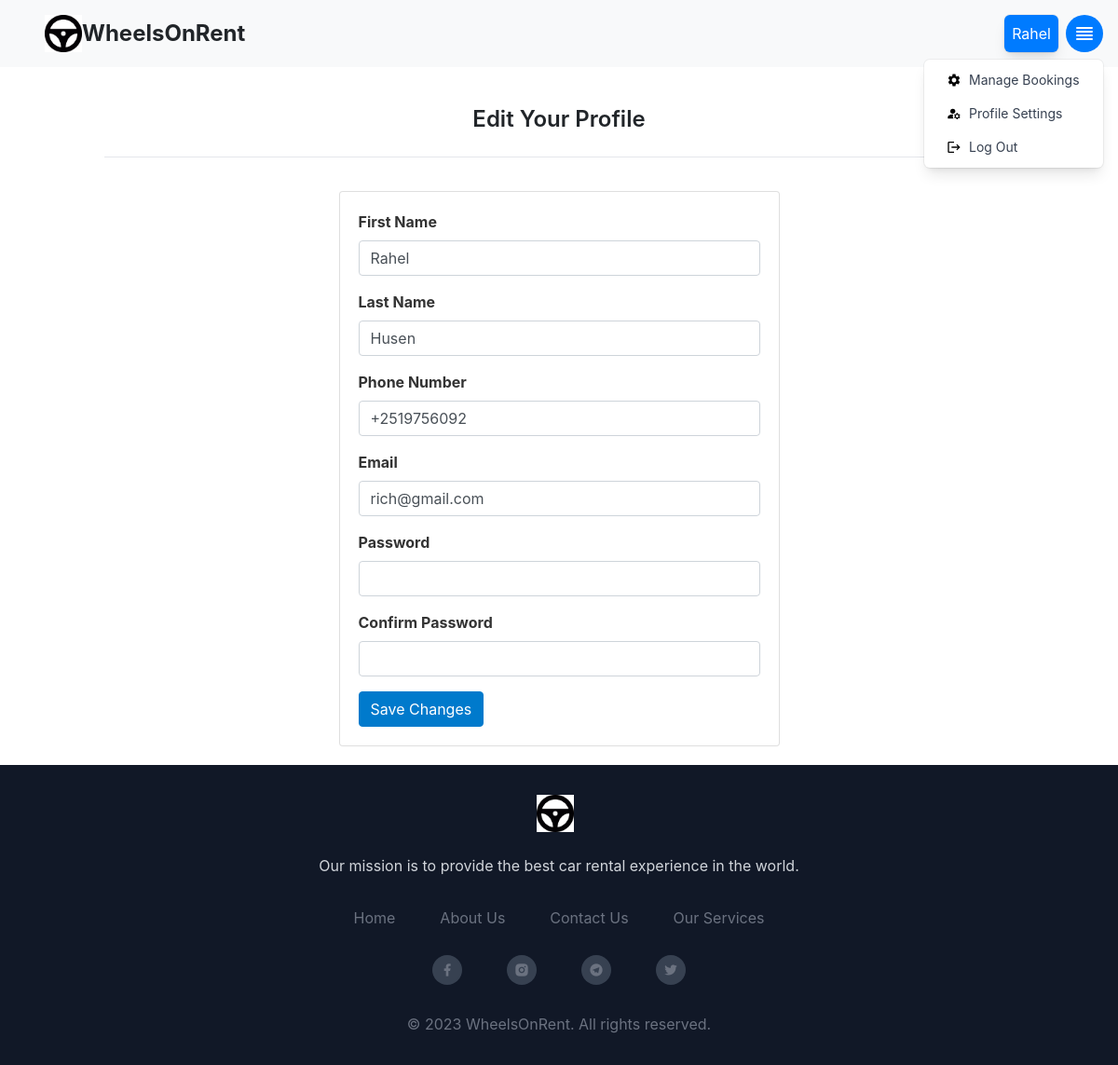
Before: /wheels_on_rent/customer/update (signed in) with the older database file.
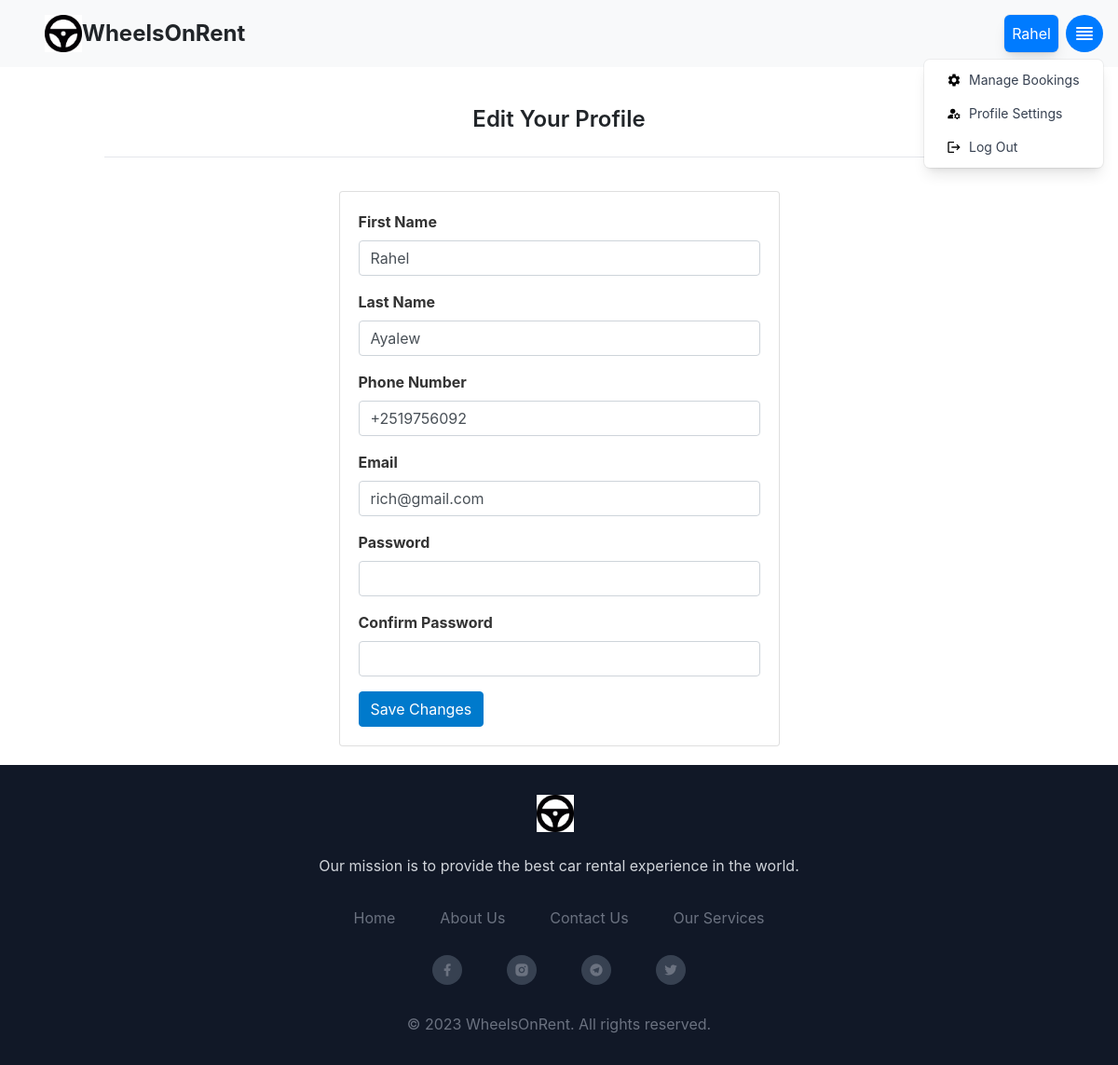
After: the same page with the newer database file.
### tables this page shows
CREATE TABLE customer (
  id INTEGER PRIMARY KEY AUTOINCREMENT,
  name TEXT NOT NULL,
  last_name TEXT NOT NULL,
  phone_number TEXT NOT NULL,
  email TEXT NOT NULL,
  password TEXT NOT NULL,
  role TEXT INTEGER DEFAULT 0
);

### car_app/customer.py (the view, shortened to what this page needs)
@bp.route('/update', methods=('GET', 'POST'))
@login_required
def update():
    return render_template('customer/update.html')

### car_app/customer.py (called while the page is built)
@bp.before_app_request
def load_logged_in_customer():
    customer_id = session.get('customer_id')
    if customer_id is None:
        g.customer = None
    else:
        g.customer = get_db().execute(
            'SELECT * FROM customer WHERE id = ?', (customer_id,)
        ).fetchone()

@bp.after_request
def add_header(response):
    response.headers['Cache-Control'] = 'no-store, no-cache, must-revalidate, max-age=0'
    response.headers['Pragma'] = 'no-cache'
    response.headers['Expires'] = '0'
    return response

def login_required(view):
    @functools.wraps(view)
    def wrapped_view(**kwargs):
        if g.customer is None:
            return redirect(url_for('customer.login'))
        return view(**kwargs)
    return wrapped_view

### car_app/db.py (called while the page is built)
def get_db():
    if 'db' not in g:
        g.db = sqlite3.connect(
            current_app.config['DATABASE'],
            detect_types=sqlite3.PARSE_DECLTYPES
        )
        g.db.row_factory = sqlite3.Row
    return g.db

### car_app/templates/customer/update.html
{% extends 'base.html' %}
{% block content %}
<div class="container mx-auto px-4 mt-10 md:px-8 lg:px-16 xl:px-24">
    <h1 class="text-2xl font-semibold mb-3 border-b pb-4 lg:text-left" style="display: flex; justify-content: center;">Edit Your Profile</h1>
  <div class="row">
    <div class="col-lg-6 grid-margin stretch-card mx-auto">
      <div class="card" style="width: auto; margin: 20px auto;">
	<div class="card-body">
          <form class="forms-sample" method="post">
            <div class="form-group">
              <label for="name" style="font-weight: bold; font-size: 16px; color: #333;">First Name</label>
              <input type="text" class="form-control" id="name" name="name" value="{{ g.customer.name }}" required>
            </div>
            <div class="form-group">
              <label for="last_name" style="font-weight: bold; font-size: 16px; color: #333;">Last Name</label>
              <input type="text" class="form-control" id="last_name" name="last_name" value="{{ g.customer.last_name }}" required>
            </div>
	    <div class="form-group">
              <label for="phone_number" style="font-weight: bold; font-size: 16px; color: #333;">Phone Number</label>
              <input type="tel" class="form-control" id="phone_number" name="phone_number" value="{{ g.customer.phone_number }}" required>
            </div>
            <div class="form-group">
              <label for="email" style="font-weight: bold; font-size: 16px; color: #333;">Email</label>
              <input type="email" class="form-control" id="email" name="email" value="{{ g.customer.email }}" required>
            </div>
            <div class="form-group">
              <label for="password" style="font-weight: bold; font-size: 16px; color: #333;">Password</label>
              <input type="password" class="form-control" id="password" name="password" required>
            </div>
            <div class="form-group">
              <label for="confirm_password" style="font-weight: bold; font-size: 16px; color: #333;">Confirm Password</label>
              <input type="password" class="form-control" id="confirm_password" name="confirm_password" required>
            </div>
            <button type="submit" class="btn btn-primary" style="background-color: #007ACC; border-color: #007ACC;">Save Changes</button>
          </form>
        </div>
      </div>
    </div>
  </div>
</div>
{% endblock %}

### car_app/templates/base.html (shortened to what the changed rows need)
<!DOCTYPE html>
    <html lang="en">
    <head>
        <link rel="stylesheet" href="{{ url_for('static', filename='style.css') }}">
        <link rel="stylesheet" href="https://cdn.jsdelivr.net/npm/bootstrap@4.0.0/dist/css/bootstrap.min.css">
        <link href="https://cdn.jsdelivr.net/npm/remixicon@2.5.0/fonts/remixicon.css" rel="stylesheet">
        <script src="https://cdn.tailwindcss.com"></script>
    </head>
<body class="relative min-h-screen">
<nav class="navbar navbar-light bg-light justify-content-between p-3 pl-5">
  {% if g.customer['role'] == 0 %}
  <div class="d-flex align-items-center">
                    <p class="origin-top-right absolute right-16 p-2 bottom-4  mt-2 w-auto flex items-center justify-center rounded-md shadow-lg bg-primary text-white ring-1 ring-black ring-opacity-5 mb-0 d-none d-sm-block navbar-profile-name">{{ greeting }} {{ g.customer['name'] }}</p>
   </div>
  <div x-data="{ open: false }" @click.away="open = false" class="relative inline-block text-left">
      <div>
          <button @click="open = !open" type="button" class="rounded-full h-10 w-10 flex items-center justify-center bg-primary text-white focus:outline-none focus:ring-2 focus:ring-offset-2 focus:ring-offset-gray-100 focus:ring-primary" id="dropdown-menu" aria-haspopup="true" aria-expanded="true">
              <svg xmlns="http://www.w3.org/2000/svg" class="h-6 w-6" fill="none" viewBox="0 0 24 24" stroke="currentColor">
                  <path stroke-linecap="round" stroke-linejoin="round" stroke-width="2" d="M4 6h16M4 10h16M4 14h16M4 18h16"></path>
              </svg>
          </button>
      </div>
      <div x-show="open" @click.away="open = false" class="origin-top-right absolute right-0 mt-2 w-48 rounded-md shadow-lg bg-white ring-1 ring-black ring-opacity-5" role="menu" aria-orientation="vertical" aria-labelledby="dropdown-menu" id="dropdown-menu">
          <div class="py-1" role="none">
            <a href="{{ url_for('booking.my_bookings') }}" class="flex items-center px-4 py-2 text-sm text-gray-700 hover:bg-gray-100 hover:text-gray-900" role="menuitem" style="text-decoration: none;">
              <img src="{{ url_for('static', filename='assets/icons/manage.svg') }}" alt="My Icon" class="h-4 w-4 mr-2">
              <span>Manage Bookings</span>
            </a>
            <a href="{{ url_for('customer.update', id=g.customer['id']) }}" class="flex items-center px-4 py-2 text-sm text-gray-700 hover:bg-gray-100 hover:text-gray-900" role="menuitem" style="text-decoration: none;">
              <img src="{{ url_for('static', filename='assets/icons/account.svg') }}" alt="My Icon" class="h-4 w-4 mr-2">
              <span>Profile Settings</span>
            </a>
            <a href="{{ url_for('customer.logout') }}" class="flex items-center px-4 py-2 text-sm text-gray-700 hover:bg-gray-100 hover:text-gray-900" role="menuitem" style="text-decoration: none;">
              <img src="{{ url_for('static', filename='assets/icons/logout.svg') }}" alt="My Icon" class="h-4 w-4 mr-2">
              <span>Log Out</span>
            </a>
          </div>
      </div>
  </div>
  {% else %}
  <a style="font-weight: 700;" class="btn btn-outline-success my-2 my-sm-0" href="{{url_for('customer.login')}}" class="nav_link">Sign In</a>
  {% endif %}
</nav>
      <div class="container-fluid  pb-12" style="min-height: calc(100vh - 100px); margin:0; padding:0;">
      {% block content %}{% endblock %}
      </div>
    </body>
</html>

Changed rows visible on the page:
changed customer "Rahel": last_name "Husen" → "Ayalew"
